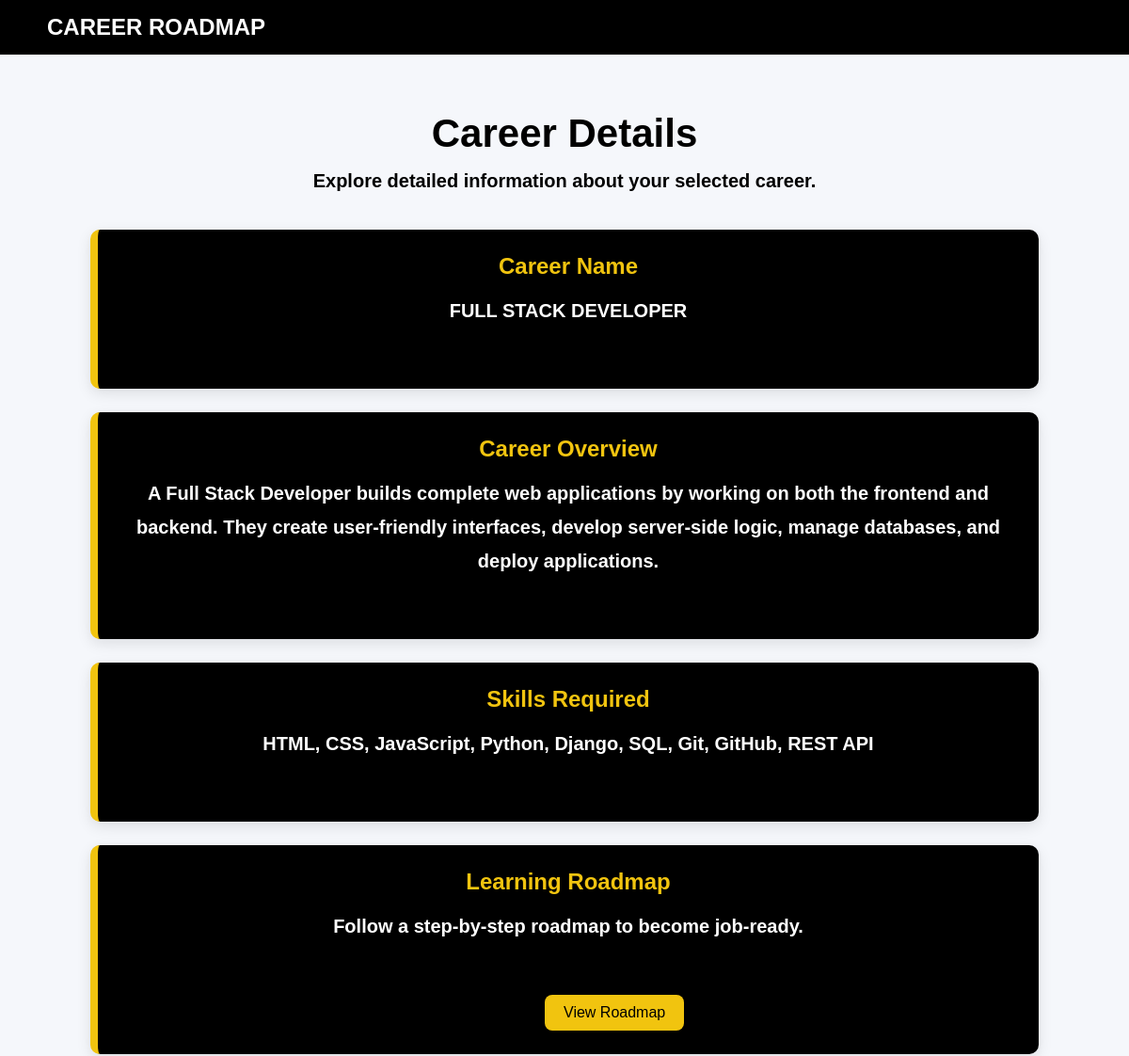
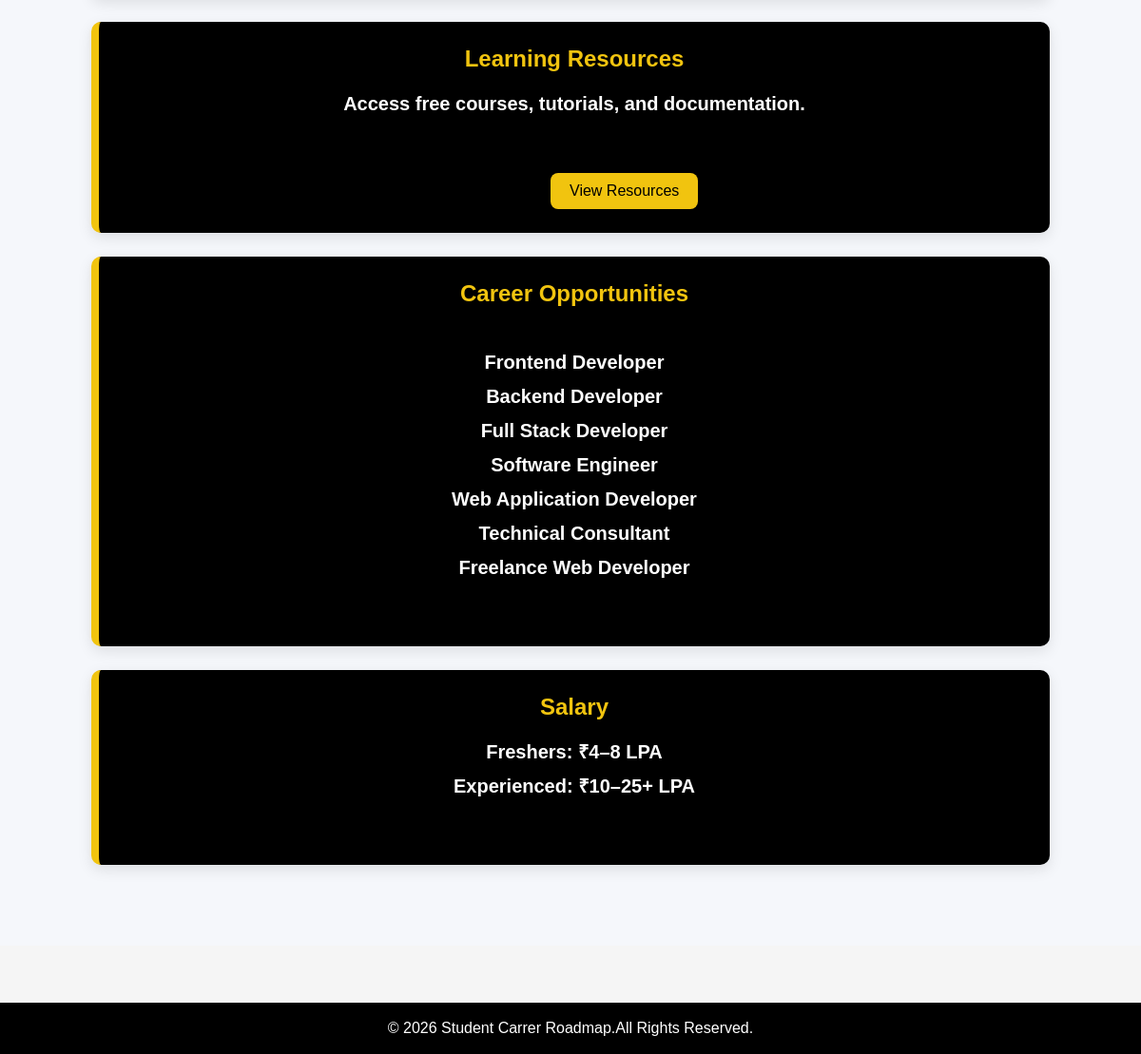
Page /career/1/ on the committed database (2 pictures, top to bottom).
### career/models.py (models this page shows, shortened)
class Career(models.Model):
    title = models.CharField(max_length=100)
    description = models.TextField()
    skills = models.TextField()
    salary = models.CharField(max_length=100)
    opportunities=models.TextField()
    roadmap = models.TextField()
    resources = models.TextField()
    roadmap_link=models.URLField(blank=True)
    resources_link=models.URLField(blank=True)
    quiz_link=models.URLField(blank=True)

### career/views.py (the view)
# urls.py: path("career/<int:id>/",views.career_details,name="career_details"),
def career_details(request,id):
   career=get_object_or_404(Career,id=id)
   return render(request,"career_details.html",{"career":career})

### templates/career_details.html (shortened to what this page needs)
{% load static %}
<!DOCTYPE html>
<html lang="en">
<head>
    <link rel="stylesheet" href="{% static 'css/style.css' %}">
</head>
<body>
    <nav>
        <h2>CAREER ROADMAP</h2>
    </nav>
    <section class="careerdetailssection">
    <h1>Career Details</h1>
    <p>Explore detailed information about your selected career.</p>
    <div class="careerinfo">
        <h2>Career Name</h2>
        <p>{{career.title}}</p>
    </div>
    <div class="careerinfo">
        <h2>Career Overview</h2>
        <p>{{career.description}}</p>
    </div>
    <div class="careerinfo">
        <h2>Skills Required</h2>
            <p>{{career.skills}}</p>
    </div>
    <div class="careerinfo">
        <h2>Learning Roadmap</h2>
        <p>Follow a step-by-step roadmap to become job-ready.</p>
        <a href="{% url 'roadmap' career.id %}">View Roadmap</a>
    </div>
    <div class="careerinfo" >
        <h2>Learning Resources</h2>
        <p>Access free courses, tutorials, and documentation.</p>
        <a href="{% url 'resources'%}">View Resources</a>
    </div>
    <div class="careerinfo">
        <h2>Career Opportunities</h2>
        <p>{{career.opportunities|linebreaks}}</p>
    </div>
    <div class="careerinfo">
        <h2>Salary </h2>
        <p>{{career.salary|safe}}</p>
    </div>
</section>
    <footer>
        <p>© 2026 Student Carrer Roadmap.All Rights Reserved. </p>
    </footer>
</body>
</html>

### static/css/style.css (style rules this page uses)
* { margin:0; padding:0; box-sizing:border-box; font-family:Arial, Helvetica, sans-serif; }
html { scroll-behavior: smooth; }
body { background-color:#f5f5f5; color:#333; }
nav { background-color:black; color:white; display:flex; justify-content:space-between; align-items:center; padding:15px 50px; }
footer { background:black; color:white; text-align:center; padding:20px; margin-top:30px; }
footer { background:black; color:white; text-align:center; padding:20px; margin-top:50px; font-size:16px; }
footer { margin-top:60px; background:black; color:white; text-align:center; padding:20px; font-size:16px; }
footer { background:black; color:white; text-align:center; padding:18px; }
footer p { color:white; margin:0; }
section { padding:60px 8%; background:#f5f7fb; }
.careerdetailssection h1 { text-align:center; font-size:42px; color: black; font-weight: 900; margin-bottom:15px; }
.careerdetailssection p { text-align:center; color:black; font-size:20px; margin-bottom:40px; font-weight: 800; }
.careerinfo { background:black; padding:25px; margin-bottom:25px; border-left:8px solid #f1c40f;; border-radius:10px; box-shadow:0 5px 15px rgba(0,0,0,0.10); transition:0.3s; }
.careerinfo h2 { color:#f1c40f;; margin-bottom:15px; font-weight: 750; text-align: center; }
.careerinfo p { color:white; line-height:1.8; font-weight: 750; }
.careerinfo a { display:inline-block; margin:15px 0px 0px 450px; text-decoration:none; background:#f1c40f;; color:black; padding:10px 20px; border-radius:8px; }
footer p { margin:0; color:white; }

### rows in the picture
Career: title "FULL STACK DEVELOPER", description "A Full Stack Developer builds complete web applications by working on both the frontend and backend. They create user-friendly interfaces, develop server-side logic, manage databases, and deploy applications.", skills "HTML, CSS, JavaScript, Python, Django, SQL, Git, GitHub, REST API", opportunities "Frontend Developer Backend Developer Full Stack Developer Software Engineer Web Application Developer Technical Consultant Freelance Web Developer", salary "Freshers: ₹4–8 LPA Experienced: ₹10–25+ LPA"
